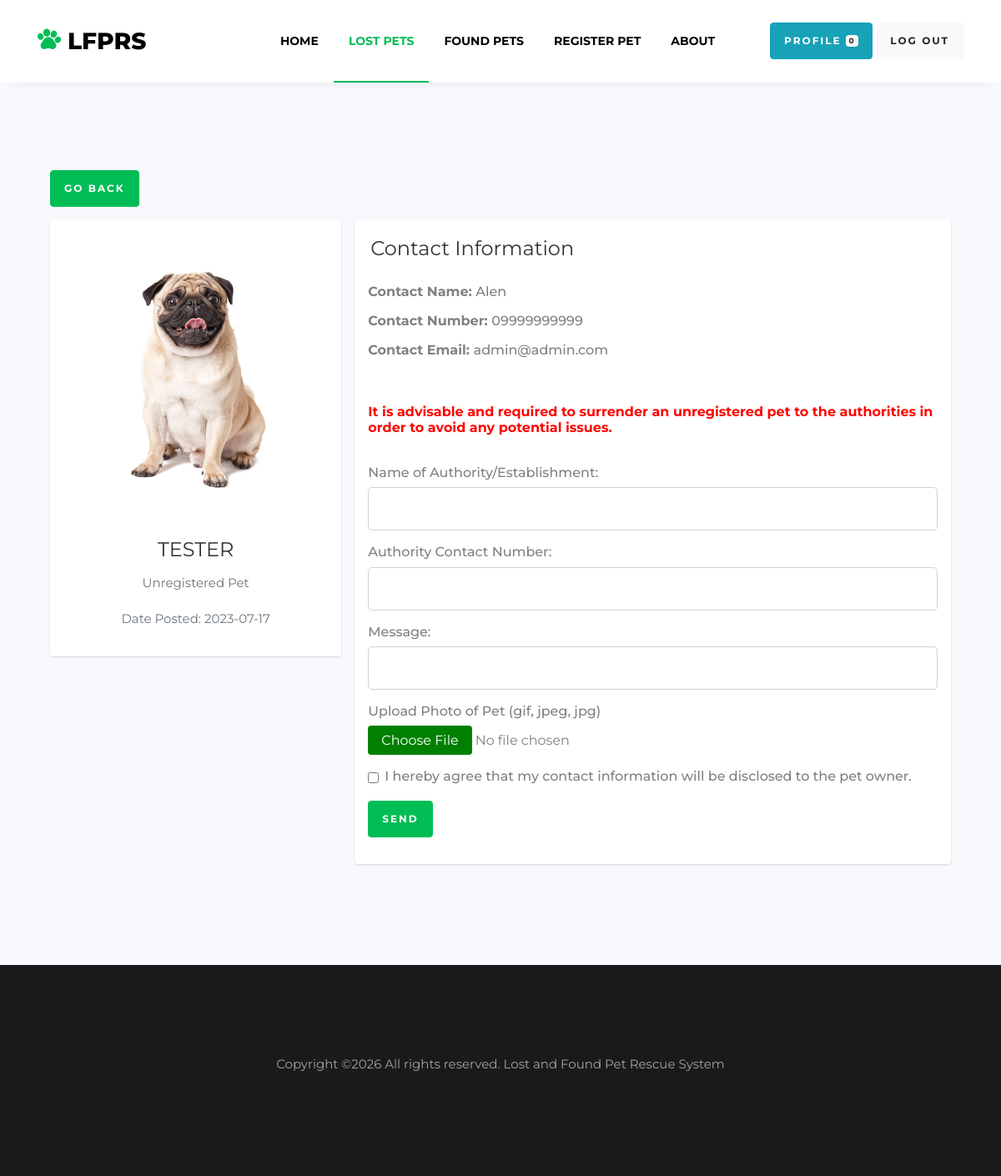
The page /lostinfo.php?id=43 (signed in) on the database its author committed.
### tables this page shows
CREATE TABLE `reportlostpet` (
  `id` int(11) NOT NULL,
  `registered` int(11) NOT NULL,
  `userid` int(11) NOT NULL,
  `petname` varchar(255) NOT NULL,
  `pet` varchar(255) NOT NULL,
  `fur` varchar(255) NOT NULL,
  `breed` varchar(255) NOT NULL,
  `petimage` varchar(255) NOT NULL,
  `lastfound` varchar(255) NOT NULL,
  `contactname` varchar(255) NOT NULL,
  `contactnumber` varchar(255) NOT NULL,
  `contactemail` varchar(255) NOT NULL,
  `approved` tinyint(4) NOT NULL DEFAULT 1,
  `date` date NOT NULL,
  `expirationdate` date NOT NULL
);

### lostinfo.php (the view, shortened to what this page needs)
<!DOCTYPE html>
<html lang="en">
  <head>
    <link rel="stylesheet" href="https://stackpath.bootstrapcdn.com/font-awesome/4.7.0/css/font-awesome.min.css">
    <link rel="stylesheet" href="css/animate.css">
    <link rel="stylesheet" href="css/owl.carousel.min.css">
    <link rel="stylesheet" href="css/owl.theme.default.min.css">
    <link rel="stylesheet" href="css/magnific-popup.css">
    <link rel="stylesheet" href="css/bootstrap-datepicker.css">
    <link rel="stylesheet" href="css/jquery.timepicker.css">
    <link rel="stylesheet" href="css/flaticon.css">
    <link rel="stylesheet" href="css/style.css">
  </head>
  <body>
		<nav class="navbar navbar-expand-lg navbar-dark ftco_navbar bg-dark ftco-navbar-light" id="ftco-navbar">
	    <div class="container">
	    	<a class="navbar-brand" href="#"><span class="flaticon-pawprint-1 mr-2"></span>LFPRS</a>
	      <div class="collapse navbar-collapse" id="ftco-nav">
	        <ul class="navbar-nav ml-auto">
	        	<li class="nav-item"><a href="index.php" class="nav-link">Home</a></li>
	        	<li class="nav-item active"><a href="lostpets.php" class="nav-link">Lost Pets</a></li>
	        	<li class="nav-item"><a href="foundpets.php" class="nav-link">Found Pets</a></li>
	        	<li class="nav-item"><a href="registerpet.php" class="nav-link">Register Pet</a></li>
	          <li class="nav-item"><a href="about.php" class="nav-link">About</a></li>
			  </ul>
	          <form class="form-inline my-2 my-lg-0">
      <?php
include("config.php");
$viewid = $_GET['id'];
if(!isset($_SESSION['users'])){
    $_SESSION['loginfirst'] = "Please login first to continue.";
    header("Location: login.php");
  }
else{
  $users = $_SESSION['users'];
  $userid = $users['id'];
  $sql = "SELECT count(*) FROM notifylost WHERE userid=$userid  ";
  $result = $db->query($sql);
  while($row = mysqli_fetch_array($result)) {
$users = $_SESSION['users'];
echo "<A href='profile.php' name='profile'><button type='button' class='btn btn-info ml-5 mr-1'>Profile <span class='badge badge-light'>{$row['count(*)']}</span></button></a>";
echo "<A href='logout.php' name='logout'><button type='button' class='btn btn-light'>Log Out</button></a>";
}
}
$sql = "SELECT petname, date, registered, userid, petimage, contactname, contactnumber, contactemail FROM reportlostpet WHERE id=$viewid";
$result = $db->query($sql);
while($row = $result->fetch_assoc()) {
    $register = $row['registered'];
    if ($register == 0) {
      $registerText = "Unregistered Pet";
    } elseif ($register == 1) {
      $registerText = "Registered Pet";
    } else {
      $registerText = " ";
    }
?>
      </form>
	      </div>
	    </div>
	  </nav>
    <section class="ftco-section bg-light">
    <div class="container bootstrap snippets bootdey">
        <div class="container">
            <div class="main-body">
            <a href="lostpets.php" class="btn btn-primary go-back-btn mb-3">Go Back</a>
                    <div class="row gutters-sm">
                        <div class="col-md-4 mb-3">
                            <div class="card">
                                <div class="card-body">
                                    <div class="d-flex flex-column align-items-center text-center">
                                        <img src="<?php echo $row['petimage'] ?>" alt="Admin"  class="col-md-12">
                                        <div class="mt-3">
                                            <h4><?php echo $row['petname'] ?></h4>
                                            <p class="text-muted font-size-sm"><?php echo $registerText; ?>
                                            </p>
                                            <p class="text-muted font-size-sm">Date Posted: <?php echo $row['date'] ?>
                                            </p>
                                        </div>
                                    </div>
                                </div>
                            </div>
                        </div>
                        <div class="col-md-8 mb-3">
                            <div class="card">
                            <div class="col-sm-5 mt-3 ml-1">
                            <h4 >Contact Information</h4>
</div>
                                <div class="card-body">
                                            <h6 ><?php if ($row['registered'] == 1) {
  echo "Pet is registered, kindly scan the QR Code in pets collar to view contact details of pet owner.";
  echo '
  <br><br><hr>
  <br>
                      <p><strong>You can also leave your contact details to notify the pet owner.</p></strong>
                      <form id="formA" method="post" action="#" enctype="multipart/form-data">
                      <div class="form-group"><br>
        <label for="additionalInfo">Name:</label>
        <input type="text" class="form-control" value="' . $users["firstname"] . ' ' . $users["lastname"] . '" name="contactname" required>
      </div>
      <div class="form-group">
        <label class="label">Contact Number:</label>
        <input type="text" class="form-control" value="' . $users["phonenumber"] . '"  name="contactnumber" required>
      </div>
      <div class="form-group">
        <label class="label">Message:</label>
        <input type="text" class="form-control" name="message" required >
      </div>
      <div class="form-group">
        <label class="label">Upload Photo of Pet (gif, jpeg, jpg)</label>
        <input type="file" class="form-control-file" name="petimage" id="photo" required>
      </div>
      <div class="form-check">
            <input class="form-check-input" type="checkbox" value="" id="agreementCheckbox" required>
            <label class="form-check-label" for="agreementCheckbox">
              I hereby agree that my contact information will be disclosed to the pet owner.
            </label>
                    </div><br>
                    <button type="submit" name="send" class="btn btn-primary">Send</button>
      </form>';
} elseif ($row['registered'] == 0) {
  echo '
  <p><strong>Contact Name: </strong>' . $row['contactname'] . '</p>
  <p><strong>Contact Number: </strong>' . $row['contactnumber'] . '</p>
  <p><strong>Contact Email: </strong>' . $row['contactemail'] . '</p>
  ';
  echo '<br><br>';
echo '<p style="color:red;"><strong>It is advisable and required to surrender an unregistered pet to the authorities in order to avoid any potential issues.</strong></p><br>';
echo '<form id="formA" method="post" action="#" enctype="multipart/form-data">';
echo '<div class="form-group">';
echo '<label for="additionalInfo">Name of Authority/Establishment:</label>';
echo '<input type="text" class="form-control"  name="contactname" required>';
echo '</div>';
echo '<div class="form-group">';
echo '<label for="additionalInfo">Authority Contact Number:</label>';
echo '<input type="text" class="form-control"  name="contactnumber" required>';
echo '</div>';
echo '<div class="form-group">';
echo '<label for="additionalInfo">Message:</label>';
echo '<input type="text" class="form-control" name="message" required>';
echo '</div>';
echo '<div class="form-group">';
echo '<label for="photo">Upload Photo of Pet (gif, jpeg, jpg)</label>';
echo '<input type="file" class="form-control-file" name="petimage" id="photo" required>';
echo '</div>';
echo '<div class="form-check">';
echo '<input class="form-check-input" type="checkbox" value="" id="agreementCheckbox" required>';
echo '<label class="form-check-label" for="agreementCheckbox">';
echo 'I hereby agree that my contact information will be disclosed to the pet owner.';
echo '</label>';
echo '</div><br>';
echo '<button type="submit" name="send" class="btn btn-primary">Send</button>';
echo '</form>';
}
?></p></strong></h6>
                                        </div>
                <?php
                }
                ?>
            </div>
        </div>
    </div>
</section>
    <footer class="footer">
			<div class="container">
			<div class=" text-center">
			<p>
  Copyright &copy;<script>document.write(new Date().getFullYear());</script> All rights reserved. Lost and Found Pet Rescue System</p>
          </div>
</div>
		</footer>
  </body>
</html>

### lostinfo.php (style rules this page uses)
.card { box-shadow: 0 1px 3px 0 rgba(0,0,0,.1), 0 1px 2px 0 rgba(0,0,0,.06); }
.card { position: relative; display: flex; flex-direction: column; min-width: 0; word-wrap: break-word; background-color: #fff; background-clip: border-box; border: 0 solid rgba(0,0,0,.125); border-radius: .25rem; }
.card-body { flex: 1 1 auto; min-height: 1px; padding: 1rem; }
.gutters-sm { margin-right: -8px; margin-left: -8px; }
.gutters-sm>.col, .gutters-sm>[class*=col-] { padding-right: 8px; padding-left: 8px; }
.mb-3, .my-3 { margin-bottom: 1rem!important; }

### rows shown on the page
reportlostpet: petimage (picture), petname "TESTER", registered "Unregistered Pet", date "2023-07-17", contactname "Alen", contactnumber "09999999999", contactemail "admin@admin.com"

### other values the page prints
$row['count(*)'] "0"
